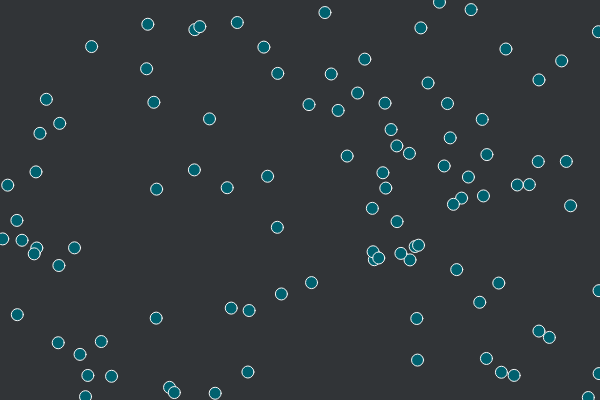
Frame 1 (no input)
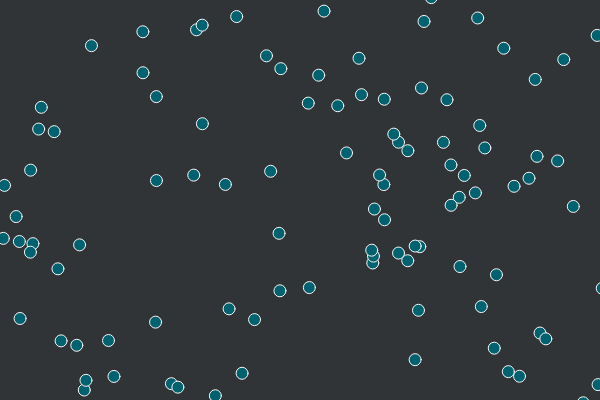
Frame 60 (no input)
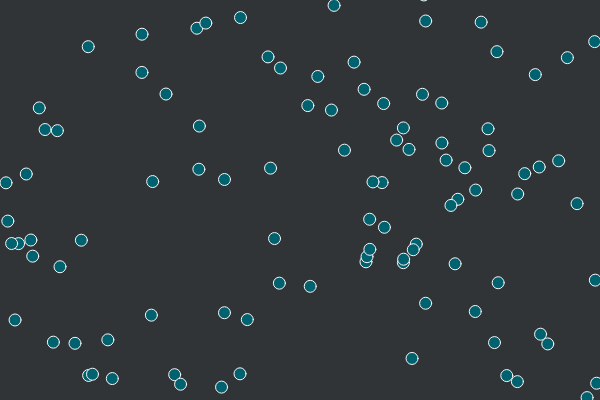
Frame 120 (the mouse pressed at the canvas centre since frame 60)

The p5.js sketch that drew these frames (run headless with seeded random() and noise() and a simulated clock; from frame 60 on, the mouse is pressed at the canvas centre):

// p5.js sketch
// ── sketch.js
// 6.4 constructor

// --- INITS ---

var jdColors = ['#F7F7F7', '#ECECEC',
                '#0095a8', '#00616f',
                '#773300', '#FF6600']

var bubbles = []


// -- SETUP ---

function setup() {
  createCanvas(600, 400)

  for (var i = 0; i < 100; i++) {
    bubbles[i] = new Bubble();
  }

  // console.log(bubbles)
}

// --- DRAW ---

function draw() {
  background('#313437')
  for (var i = 0; i < bubbles.length; i++) {
    bubbles[i].move()
    bubbles[i].display()
  }
}

// --- FUNKS ---

function Bubble() {
  this.x = random(0, width)
  this.y = random(0, height)
  this.display = function() {
    stroke('#F7F7F7')
    strokeWeight(1)
    fill(jdColors[3])
    ellipse(this.x, this.y, 12, 12)
  }
  this.move = function() {
    this.x = this.x + random(-1, 1)
    this.y = this.y + random(-1, 1)
  }
}

// --- END ---
